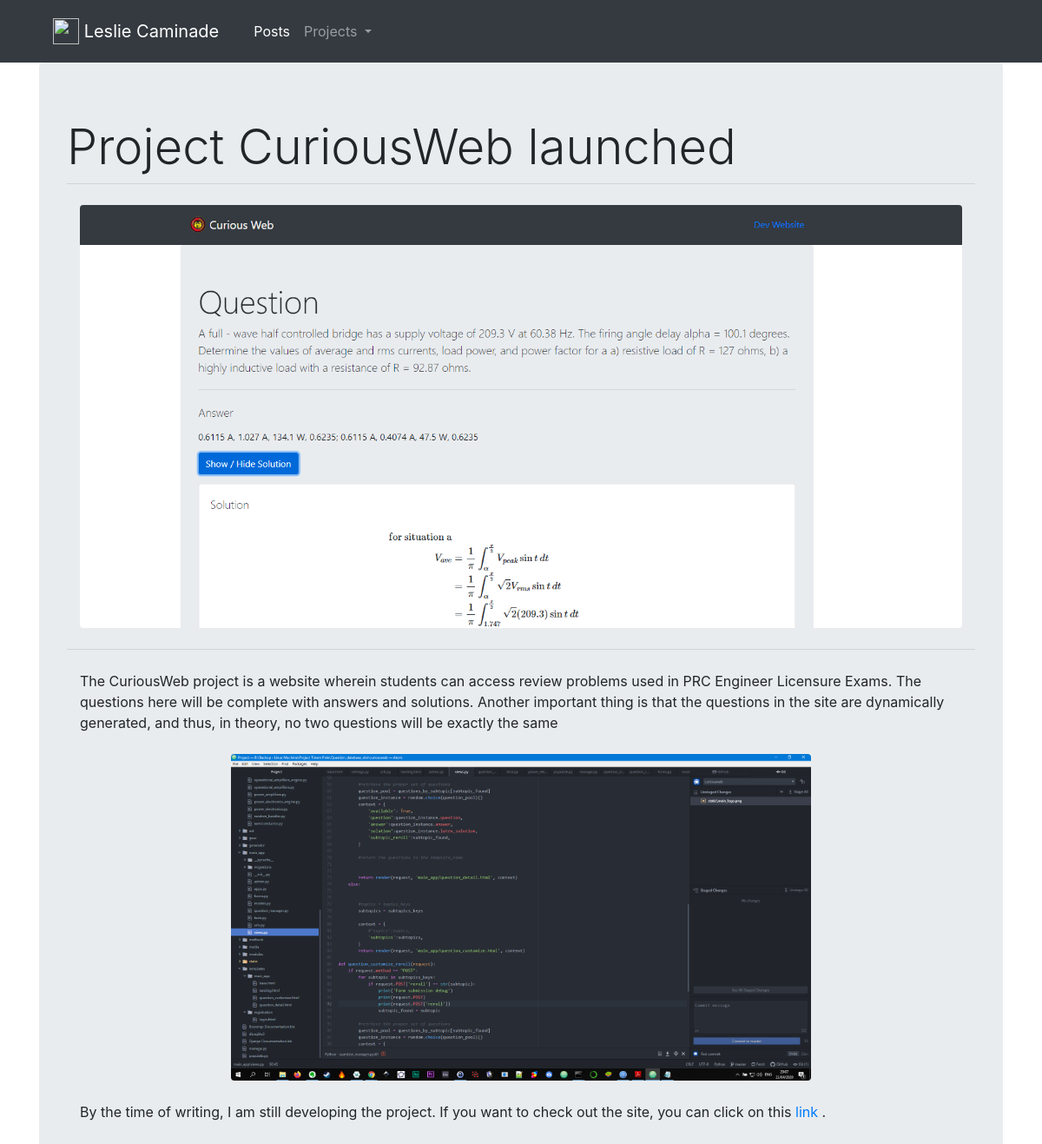
Page /post/13 on the committed database.
### main_app/models.py (models this page shows)
class Post(models.Model):
    author = models.ForeignKey('auth.User', on_delete = models.PROTECT, blank = True)
    title = models.CharField(max_length = 200, blank = True)
    thumbnail = models.ImageField(upload_to = 'thumbnail/', blank = True)
    content_1 = models.TextField(blank = True)
    inline_1 = models.ImageField(upload_to='inlines/', blank = True)
    content_2 = models.TextField(blank = True)
    inline_2 = models.ImageField(upload_to='inlines/', blank = True)
    content_3 = models.TextField(blank = True)
    inline_3 = models.ImageField(upload_to='inlines/', blank = True)
    content_4 = models.TextField(blank = True)
    inline_4 = models.ImageField(upload_to='inlines/', blank = True)
    content_5 = models.TextField(blank = True)
    inline_5 = models.ImageField(upload_to='inlines/', blank = True)
    published_date = models.DateTimeField(default = timezone.now)

### main_app/views.py (the view)
# urls.py: path('post/<pk>', views.post_detail, name = 'post_detail'),
def post_detail(request, pk):
    pages_list = Page.objects.order_by('title')
    post = Post.objects.get(pk=pk)
    context_dict = {
        'post':post,
        'pages_list':pages_list,
        }
    return render(request, 'main_app/post_detail.html', context_dict)

### templates/main_app/post_detail.html (shortened to what this page needs)
{% extends 'main_app/base.html' %}
{% block content %}
<h1 class = "display-4">{{post.title}}</h1>
<hr class="my-1">
{% if post.thumbnail %}
<div class="container">
  <img src="{{ post.thumbnail.url }}" class="img-fluid rounded mx-auto d-block m-4 " alt="thumbnail image">
</div>
{% endif %}
<hr class="my-4">
{% if post.content_1 %}
<div class="container">
  <p>{{post.content_1 | safe}}</p>
</div>
{% endif %}
{% if post.inline_1 %}
<div class="container col-8">
  <img src="{{ post.inline_1.url }}" class="img-fluid rounded mx-auto d-block m-4 " alt="inline image">
</div>
{% endif %}
{% if post.content_2 %}
<div class="container">
  <p>{{post.content_2 | safe}}</p>
</div>
{% endif %}
{% endblock %}

### rows in the picture
Post: title "Project CuriousWeb launched", thumbnail (picture), content_1 "The CuriousWeb project is a website wherein students can access review problems used in PRC Engineer Licensure Exams. The questions here will be complete with answers and solutions. Another important thing is that the questions in the site are dynamically generated, and thus, in theory, no two questions will be exactly the same", inline_1 (picture), content_2 "By the time of writing, I am still developing the project. If you want to check out the site, you can click on this link ."
